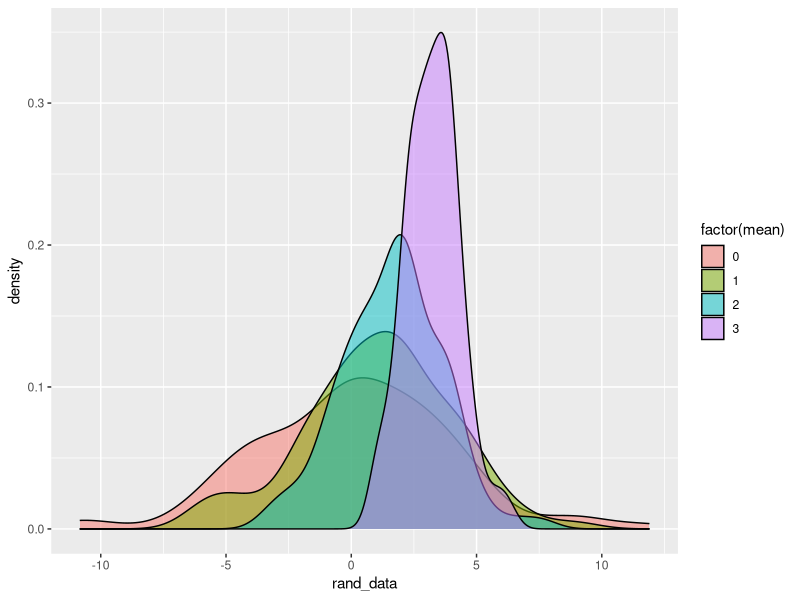
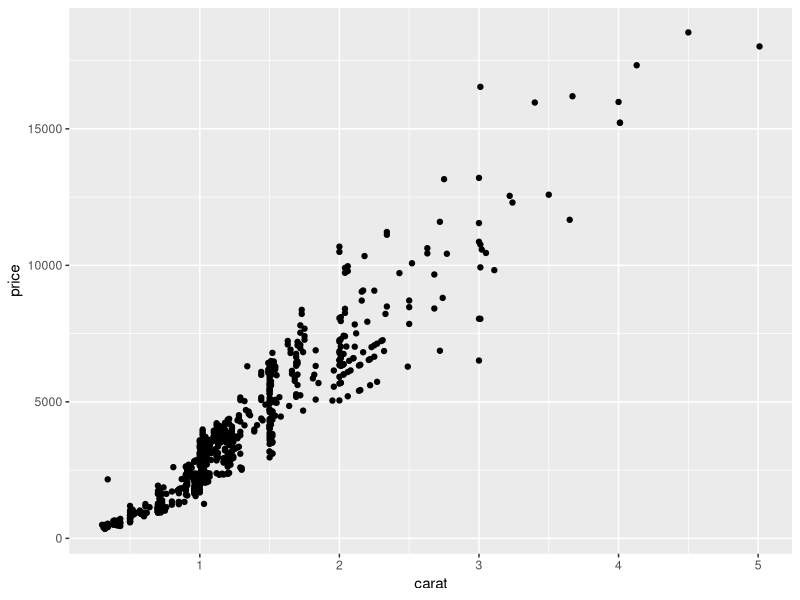
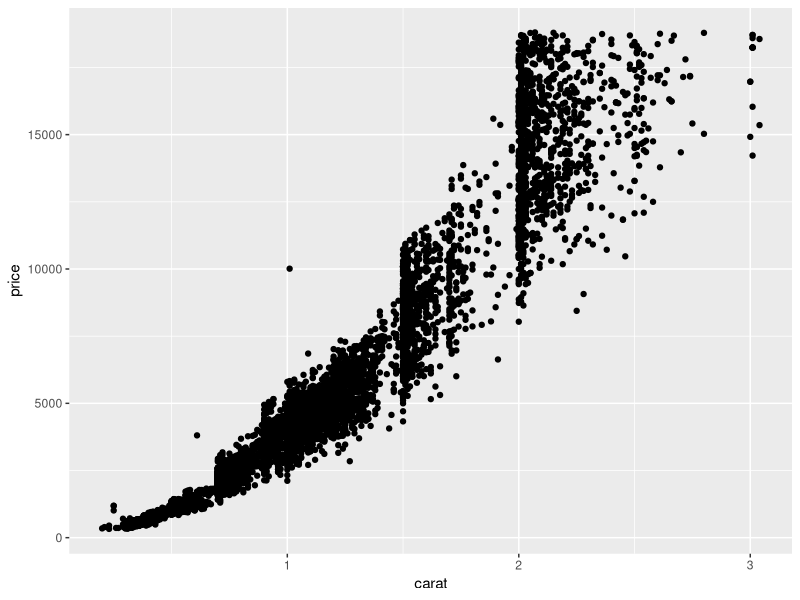
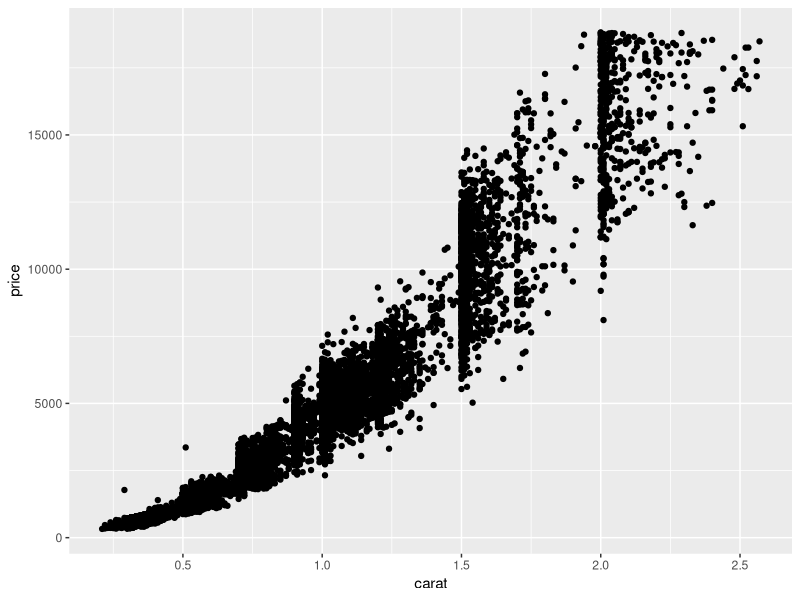
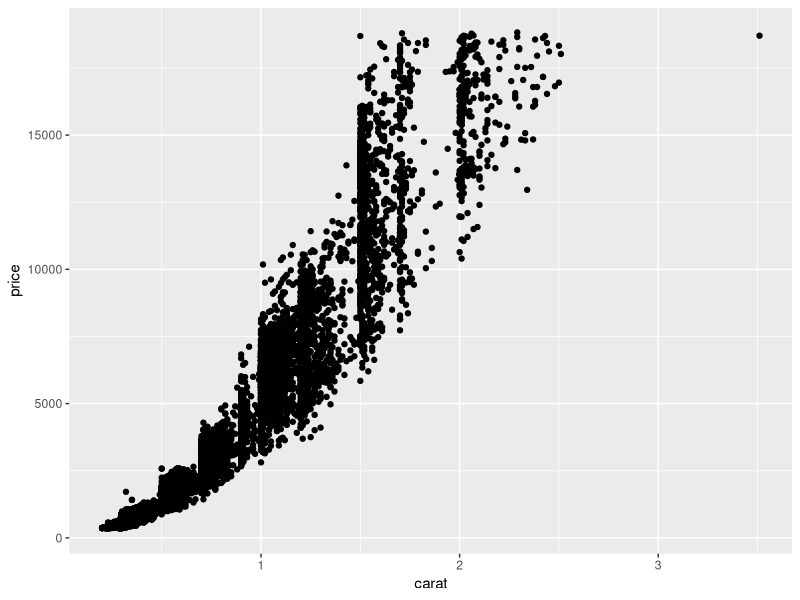
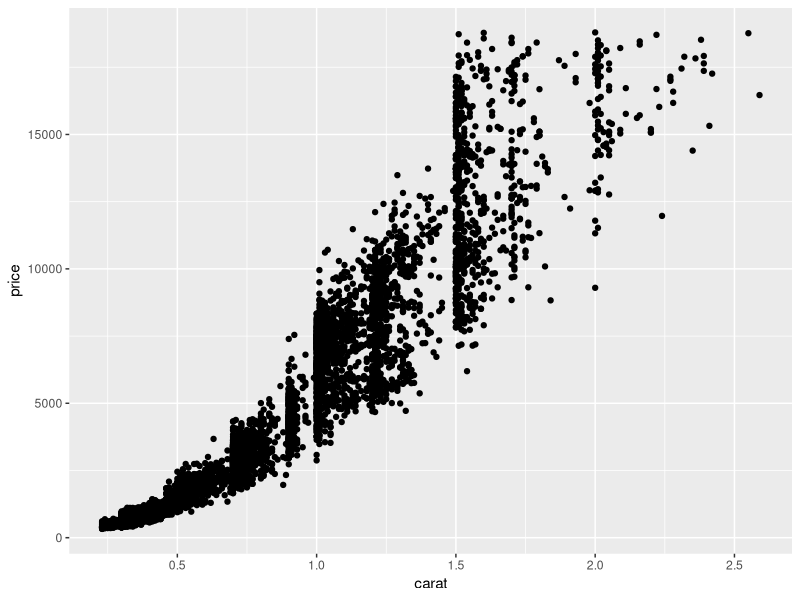
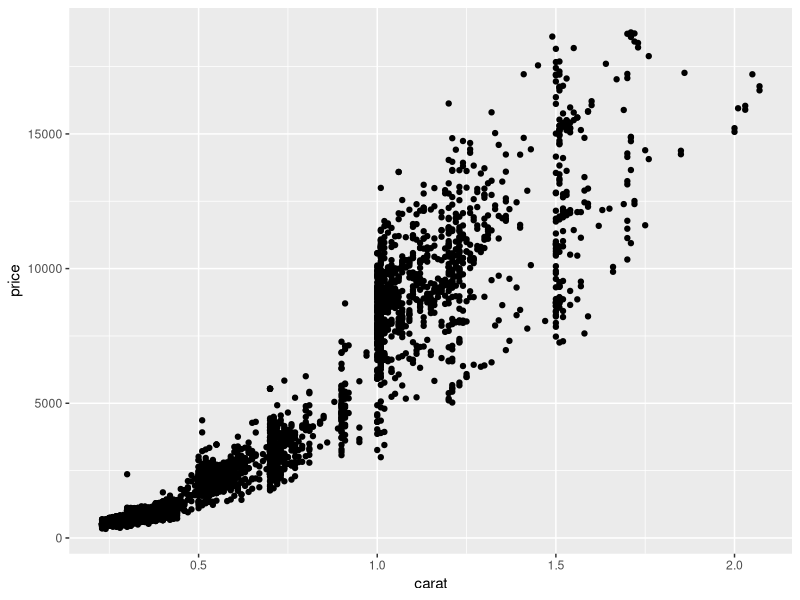
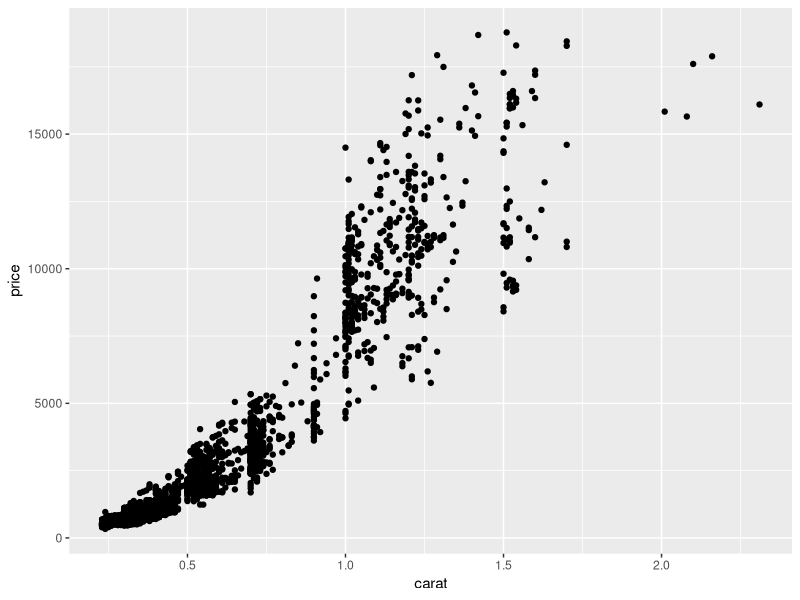

The R source for these figures, in order:
## ---- chunk 1
library(tidyverse)
library(ggplot2)
library(bench)
library(purrr)
## ---- chunk 2
# Example 1: For loop with no storage container; append new value to existing vector
#x <- integer()
#results1 <- bench::mark(
#  for (i in 1:1e5) {
#    x <- c(x, i)})

# Example 2: For loop with a storage container!
#x <- vector('integer', length = 1e5)
#results2 <- bench::mark(
#  for (i in 1:1e5) {
#    x[i] <- i})

# Example 3: purrr::map()
#results3 <- bench::mark(purrr::map_int(1:1e5, ~.x))


# Example 4: Standard R Function/Operator
#results4 <- bench::mark(seq(1,1e5))
## ---- chunk 3
# Compile Results
#bind_rows(results1, results2, results3, results4) |>
#  mutate(type = c("for_loop_no_storage", "for_loop_with_storage", "purrr_map", "standard_func")) |>
#  select(type, mem_alloc, total_time)  |> print()
## ---- chunk 4
map_chr(mtcars, class)
## ---- chunk 5
#map_chr(diamonds, class)
## ---- chunk 6
class(diamonds$cut)
## ---- chunk 7
map(diamonds, class)
## ---- chunk 8
# Mean of each numeric variable
map_dbl(diamonds |> select(where(is.numeric)), mean)

# Number of unique values in each non-numeric variable
map_int(diamonds |> select(!where(is.numeric)), n_distinct)
## ---- chunk 9
col_classes <- vector("character", ncol(mtcars))

# Data frames are **lists** of columns, so this loop iterates over the columns
for (i in seq_along(mtcars)) {
    col_classes[i] <- class(mtcars[[i]])}
## ---- chunk 10
args <- tibble(
  n = c(100, 100, 100, 100), # this is n
  mean = c(0, 1, 2, 3),            # this is mean
  sd = c(4, 3, 2, 1)            # this is sd
)

# save randomly generated data in tibble with simulation parameters
sim_data <- args |>
  mutate(rand_data = pmap(args, rnorm))

sim_data
## ---- chunk 11
unnested_sim <- sim_data |> 
  unnest(rand_data) # convert the rand_data list to numeric vector
  
  
unnested_sim |> 
  ggplot(aes(x = rand_data, group = mean, fill = factor(mean))) +
  geom_density(alpha = .5)
## ---- chunk 12
string_data <- tibble(
    pattern = c("p", "n", "h"),
    replacement = c("P", "N", "H")
)

pmap_chr(string_data, str_replace_all, string = "ppp nnn hhh")
## ---- chunk 13
col_classes <- vector("character", ncol(mtcars))

# Data frames are **lists** of columns, so this loop iterates over the columns
for (i in seq_along(mtcars)) {
    col_classes[i] <- class(mtcars[[i]])}
## ---- chunk 14
# Function to summarize
summ_stats <- function(x) {
    tibble(
        mean = mean(x, na.rm = TRUE),
        median = median(x, na.rm = TRUE),
        sd = sd(x, na.rm = TRUE),
        iqr = IQR(x, na.rm = TRUE)
    )
}
# Data Subset: Only Quantitative Variables
diamonds_num <- diamonds |> select(where(is.numeric))

# Option 1: map + bind_rows() + add variable names
map(diamonds_num, summ_stats) |> 
  bind_rows() |> 
  mutate(variable = colnames(diamonds_num))


# Option 2: map +  set variable names + bind_rows()
map(diamonds_num, summ_stats) |> 
  set_names(colnames(diamonds_num)) |> 
  bind_rows(.id = "variable")



# Compare with across():
diamonds |>
  summarize(across(where(is.numeric), 
                   list(mean = ~ mean(.x, na.rm = TRUE), # list of functions
                        median = ~ median(.x, na.rm = TRUE),
                        sd = ~ sd(.x, na.rm = TRUE),
                        iqr = ~ IQR(.x, na.rm = TRUE)
    ))) |> pivot_longer(everything(), names_to = 'var',values_to = 'value') |>
  separate_wider_delim(var,delim = '_', names = c('variable','summary')) |>
  pivot_wider(names_from = 'summary',values_from = 'value')
## ---- chunk 15
# with a for loop
diamonds_summ_stats2 <- vector("list", length = ncol(diamonds_num))

for (i in seq_along(diamonds_num)) {
    diamonds_summ_stats2[[i]] <- summ_stats(diamonds_num[[i]])
}
diamonds_summ_stats2 |>
    set_names(colnames(diamonds_num)) |>
    bind_rows(.id = "variable")
## ---- chunk 16
xs <- diamonds |> select(carat, cut, clarity, color) |> names()


df_arg_combos <- crossing(
    mod_formula = str_c("price ~ ", map_chr(seq_along(xs), ~ str_c(xs[1:.x], collapse = " + ")) ),
    remove_outliers = c(TRUE, FALSE)
)
df_arg_combos


remove_outliers <- function(data, what_var, sd_thresh) {
    data |> 
        mutate(zscore = ({{ what_var }} - mean({{ what_var }}, na.rm = TRUE))/sd({{ what_var }}, na.rm = TRUE)) |>
        filter(zscore <= sd_thresh)
}

fit_model <- function(data, mod_formula, remove_outliers) {
    if (remove_outliers) {
        data_clean <- remove_outliers(data, what_var = carat, sd_thresh = 3)
    } else {
        data_clean <- data
    }
    
    lm(mod_formula, data = data_clean)
}

# use pmap()
string_data <- tibble(
    string = c("apple", "banana", "cherry"),
    start = c(1, 2, 4),
    end = c(2, 3, 5)
)

pmap_chr(string_data, str_sub)

string_data <- tibble(
    start = c(1, 2, 4),
    end = c(2, 3, 5)
)
pmap_chr(string_data, str_sub, string = "abcde")

## ---- chunk 17
# Let's create separate datasets within one tibble
by_clarity <- diamonds |> 
  group_nest(clarity)

by_clarity
## ---- chunk 18
# Create a variable with a image path
by_clarity <- by_clarity |> 
  mutate(path = str_glue("diamonds-{clarity}.png"))

by_clarity
## ---- chunk 19
# plot for making a scatterplot
carat_scatter <- function(df) {
  ggplot(df, aes(x = carat, y = price)) + geom_point()  
}

# Create a "variable" with each plots
by_clarity <- by_clarity |> 
  mutate(plot = map(data, carat_scatter)) # iterate over data to create ggplot output
## ---- chunk 20
# Iterate over paths and plots to save the export images
walk2( 
  by_clarity$path,
  by_clarity$plot,
  function(path, plot){ ggsave(path, plot, width = 6, height = 6)})
## ---- chunk 21
# From before
df_arg_combos |> mutate(fit_mod = pmap(df_arg_combos, fit_model, data = diamonds))
